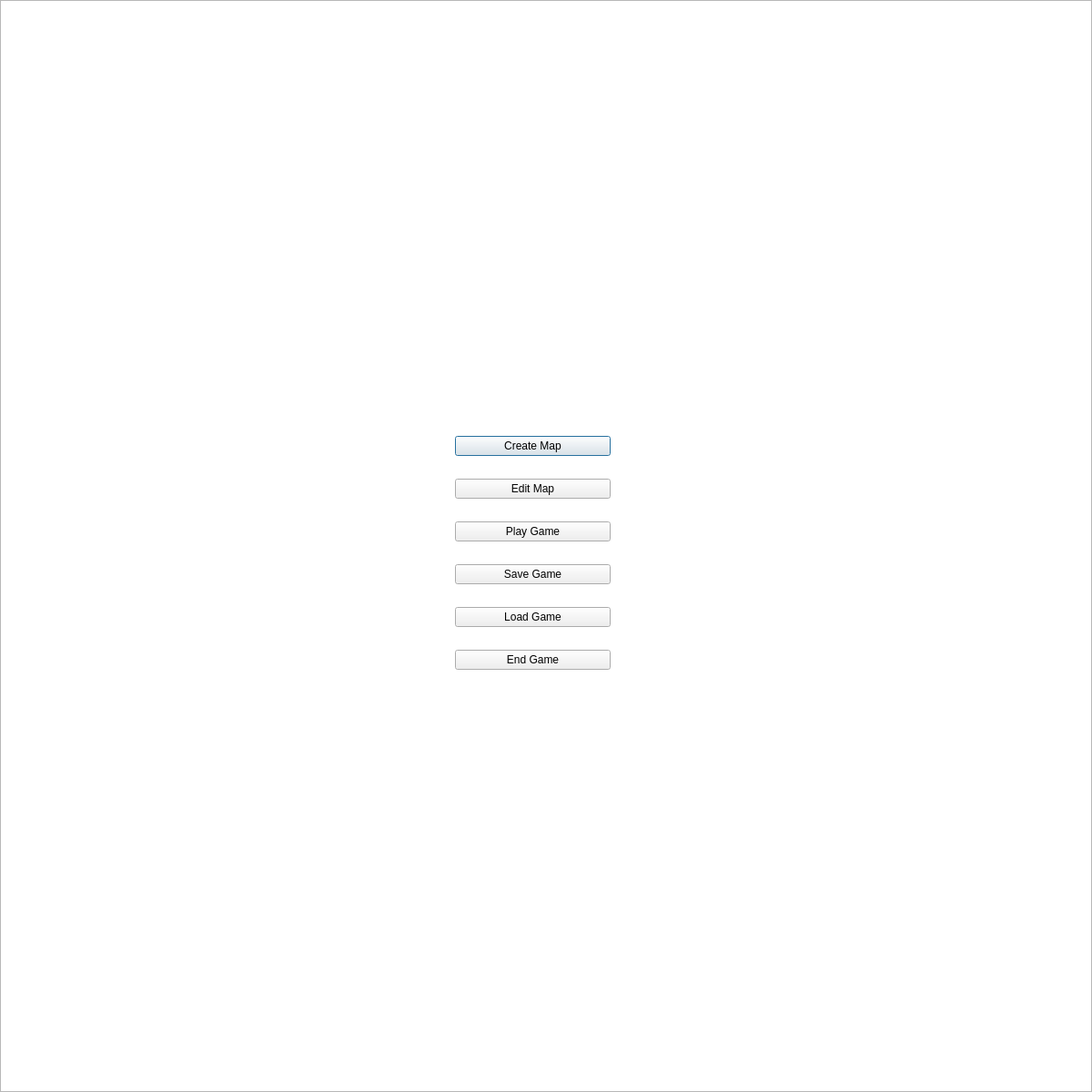
<?xml version="1.0" encoding="UTF-8"?>
<ui version="4.0">
 <class>StartScreenDialog</class>
 <widget class="QDialog" name="StartScreenDialog">
  <property name="geometry">
   <rect>
    <x>0</x>
    <y>0</y>
    <width>1200</width>
    <height>1200</height>
   </rect>
  </property>
  <property name="sizePolicy">
   <sizepolicy hsizetype="Fixed" vsizetype="Fixed">
    <horstretch>0</horstretch>
    <verstretch>0</verstretch>
   </sizepolicy>
  </property>
  <property name="windowTitle">
   <string>Game Start Screen</string>
  </property>
  <property name="sizeGripEnabled">
   <bool>false</bool>
  </property>
  <property name="modal">
   <bool>false</bool>
  </property>
  <widget class="QGraphicsView" name="graphicsView">
   <property name="geometry">
    <rect>
     <x>0</x>
     <y>0</y>
     <width>1200</width>
     <height>1200</height>
    </rect>
   </property>
  </widget>
  <widget class="QWidget" name="verticalLayoutWidget">
   <property name="geometry">
    <rect>
     <x>500</x>
     <y>460</y>
     <width>171</width>
     <height>301</height>
    </rect>
   </property>
   <layout class="QVBoxLayout" name="verticalLayout">
    <item>
     <widget class="QPushButton" name="pushButton_create">
      <property name="text">
       <string>Create Map</string>
      </property>
     </widget>
    </item>
    <item>
     <widget class="QPushButton" name="pushButtonEditMap">
      <property name="text">
       <string>Edit Map</string>
      </property>
     </widget>
    </item>
    <item>
     <widget class="QPushButton" name="pushButton_play">
      <property name="text">
       <string>Play Game</string>
      </property>
     </widget>
    </item>
    <item>
     <widget class="QPushButton" name="pushButton_save">
      <property name="text">
       <string>Save Game</string>
      </property>
     </widget>
    </item>
    <item>
     <widget class="QPushButton" name="_load">
      <property name="text">
       <string>Load Game</string>
      </property>
     </widget>
    </item>
    <item>
     <widget class="QPushButton" name="pushButton_end">
      <property name="text">
       <string>End Game</string>
      </property>
     </widget>
    </item>
   </layout>
  </widget>
 </widget>
 <resources/>
 <connections/>
</ui>
